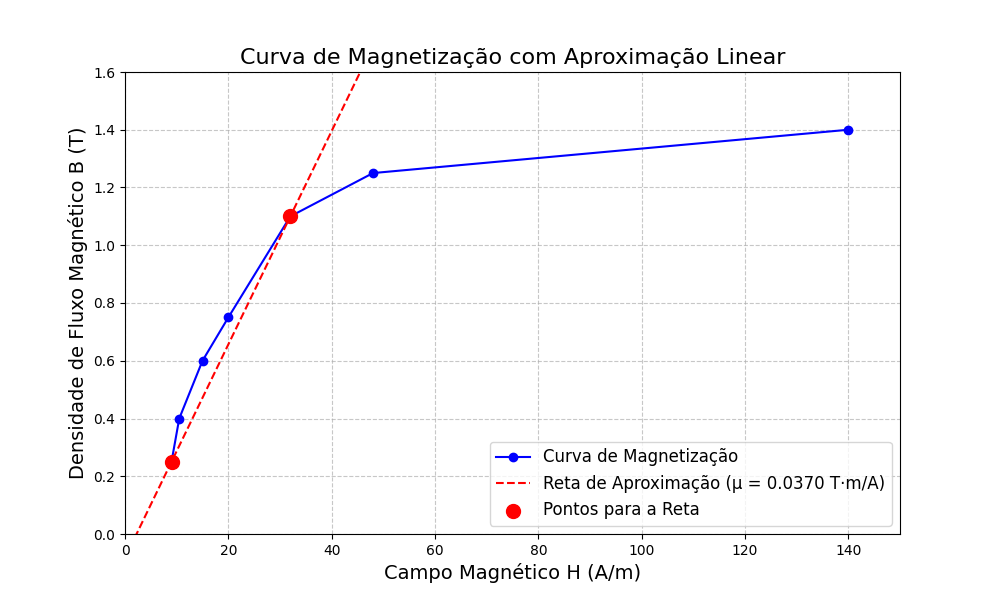

Write the Python code that produced this figure.
import matplotlib.pyplot as plt
import numpy as np

# Dados fornecidos
B = [0.25, 0.4, 0.6, 0.75, 1.1, 1.25, 1.4]  # Valores de B (T)
H = [9, 10.5, 15, 20, 32, 48, 140]          # Valores de H (A/m)


# Pontos selecionados para a reta
p1 = (H[0], B[0])  # (9, 0.25)
p2 = (H[4], B[4])  # (32, 1.1)

# Cálculo da inclinação (constante μ = ΔB / ΔH)
delta_B = p2[1] - p1[1]
delta_H = p2[0] - p1[0]
mu = delta_B / delta_H  # Permeabilidade magnética aproximada

# Equação da reta: B = μ * H + interceptação
# Usando o ponto p1 para encontrar a interceptação:
intercept = p1[1] - mu * p1[0]

# Gerando pontos para a reta
H_line = np.linspace(0, max(H) + 10, 100)
B_line = mu * H_line + intercept

# Criando o gráfico
plt.figure(figsize=(10, 6))
plt.plot(H, B, marker='o', linestyle='-', color='b', label='Curva de Magnetização')
plt.plot(H_line, B_line, 'r--', label=f'Reta de Aproximação (μ = {mu:.4f} T·m/A)')

# Adicionando título e rótulos
plt.title('Curva de Magnetização com Aproximação Linear', fontsize=16)
plt.xlabel('Campo Magnético H (A/m)', fontsize=14)
plt.ylabel('Densidade de Fluxo Magnético B (T)', fontsize=14)
plt.grid(True, linestyle='--', alpha=0.7)

# Destacando os pontos usados para a reta
plt.scatter([p1[0], p2[0]], [p1[1], p2[1]], color='red', s=100, zorder=5, label='Pontos para a Reta')

# Ajustando os limites dos eixos
plt.xlim(0, max(H) + 10)
plt.ylim(0, max(B) + 0.2)

# Mostrando a legenda
plt.legend(fontsize=12)

# Exibindo o gráfico
plt.show()

print(f"Constante μ (permeabilidade magnética aproximada): {mu:.4f} T·m/A")
